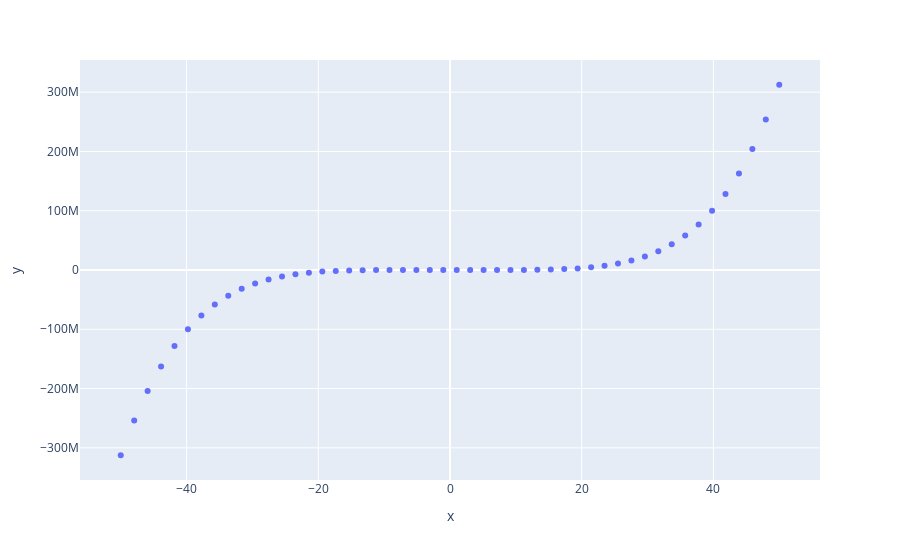
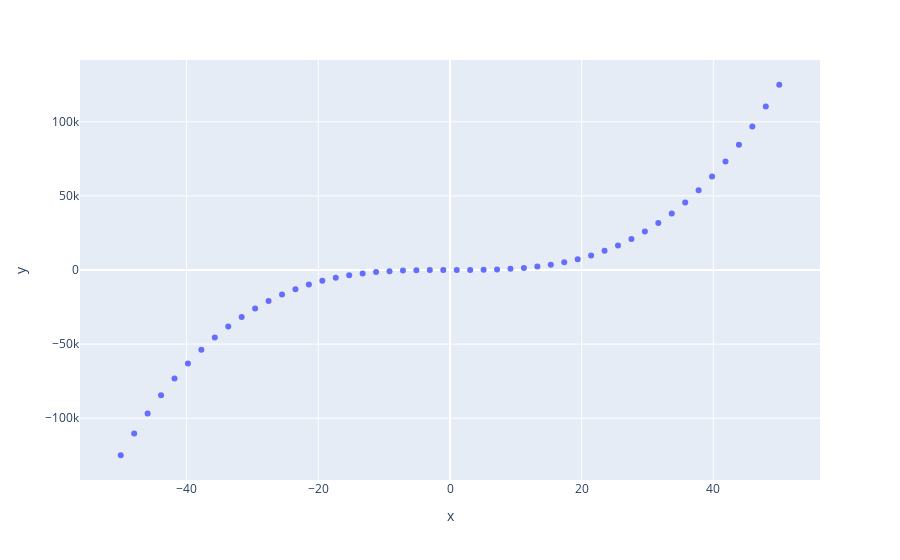
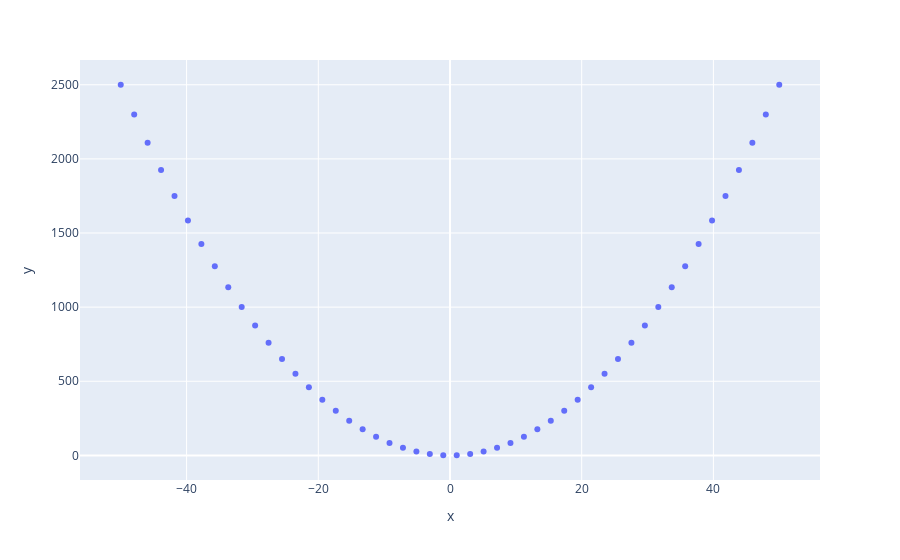

Notebook source saved alongside these figures, in order:
### Code cell
import numpy as np
import plotly.express as px

x = np.linspace(start=-50, stop=50)
y = x ** 5 + x ** 3

fig = px.scatter(x=x, y=y)
fig.show()

### Figure 1 — Plotly figure (JSON) as saved in the notebook; plotly's stock layout.template omitted (floating-point values rounded to 4 significant figures)
{"data": [{"hovertemplate": "x=%{x}<br>y=%{y}<extra></extra>", "legendgroup": "", "marker": {"color": "#636efa", "symbol": "circle"}, "mode": "markers", "name": "", "orientation": "v", "showlegend": false, "type": "scatter", "x": [-50, -47.96, -45.92, -43.88, -41.84, -39.8, -37.76, -35.71, -33.67, -31.63, -29.59, -27.55, -25.51, -23.47, -21.43, -19.39, -17.35, -15.31, -13.27, -11.22, -9.184, -7.143, -5.102, -3.061, -1.02, 1.02, 3.061, 5.102, 7.143, 9.184, 11.22, 13.27, 15.31, 17.35, 19.39, 21.43, 23.47, 25.51, 27.55, 29.59, 31.63, 33.67, 35.71, 37.76, 39.8, 41.84, 43.88, 45.92, 47.96, 50], "xaxis": "x", "y": [-312500000, -253700000.0, -204100000.0, -162600000.0, -128200000.0, -99810000.0, -76710000.0, -58100000.0, -43300000.0, -31670000.0, -22690000.0, -15870000.0, -10800000.0, -7120000.0, -4518000.0, -2739000.0, -1571000.0, -840100.0, -410800.0, -178200.0, -65330.0, -18590.0, -3457.0, -268.8, -1.106, 1.106, 268.8, 3457.0, 18590.0, 65330.0, 178200.0, 410800.0, 840100.0, 1571000.0, 2739000.0, 4518000.0, 7120000.0, 10800000.0, 15870000.0, 22690000.0, 31670000.0, 43300000.0, 58100000.0, 76710000.0, 99810000.0, 128200000.0, 162600000.0, 204100000.0, 253700000.0, 312500000], "yaxis": "y"}], "layout": {"autosize": true, "legend": {"tracegroupgap": 0}, "margin": {"t": 60}, "xaxis": {"anchor": "y", "autorange": true, "domain": [0, 1], "range": [-56.06, 56.06], "title": {"text": "x"}, "type": "linear"}, "yaxis": {"anchor": "x", "autorange": true, "domain": [0, 1], "range": [-360900000.0, 360900000.0], "title": {"text": "y"}, "type": "linear"}}}

### Figure 2 — Plotly figure (JSON) as saved in the notebook; plotly's stock layout.template omitted (floating-point values rounded to 4 significant figures)
{"data": [{"hovertemplate": "x=%{x}<br>y=%{y}<extra></extra>", "legendgroup": "", "marker": {"color": "#636efa", "symbol": "circle"}, "mode": "markers", "name": "", "orientation": "v", "showlegend": false, "type": "scatter", "x": [-50, -47.96, -45.92, -43.88, -41.84, -39.8, -37.76, -35.71, -33.67, -31.63, -29.59, -27.55, -25.51, -23.47, -21.43, -19.39, -17.35, -15.31, -13.27, -11.22, -9.184, -7.143, -5.102, -3.061, -1.02, 1.02, 3.061, 5.102, 7.143, 9.184, 11.22, 13.27, 15.31, 17.35, 19.39, 21.43, 23.47, 25.51, 27.55, 29.59, 31.63, 33.67, 35.71, 37.76, 39.8, 41.84, 43.88, 45.92, 47.96, 50], "xaxis": "x", "y": [-125000, -110300.0, -96820.0, -84470.0, -73230.0, -63030.0, -53820.0, -45550.0, -38180.0, -31650.0, -25910.0, -20910.0, -16600.0, -12930.0, -9840.0, -7288.0, -5220.0, -3586.0, -2334.0, -1414.0, -774.5, -364.4, -132.8, -28.69, -1.062, 1.062, 28.69, 132.8, 364.4, 774.5, 1414.0, 2334.0, 3586.0, 5220.0, 7288.0, 9840.0, 12930.0, 16600.0, 20910.0, 25910.0, 31650.0, 38180.0, 45550.0, 53820.0, 63030.0, 73230.0, 84470.0, 96820.0, 110300.0, 125000], "yaxis": "y"}], "layout": {"autosize": true, "legend": {"tracegroupgap": 0}, "margin": {"t": 60}, "xaxis": {"anchor": "y", "autorange": true, "domain": [0, 1], "range": [-56.06, 56.06], "title": {"text": "x"}, "type": "linear"}, "yaxis": {"anchor": "x", "autorange": true, "domain": [0, 1], "range": [-144400.0, 144400.0], "title": {"text": "y"}, "type": "linear"}}}

### Figure 3 — Plotly figure (JSON) as saved in the notebook; plotly's stock layout.template omitted (floating-point values rounded to 4 significant figures)
{"data": [{"hovertemplate": "x=%{x}<br>y=%{y}<extra></extra>", "legendgroup": "", "marker": {"color": "#636efa", "symbol": "circle"}, "mode": "markers", "name": "", "orientation": "v", "showlegend": false, "type": "scatter", "x": [-50, -47.96, -45.92, -43.88, -41.84, -39.8, -37.76, -35.71, -33.67, -31.63, -29.59, -27.55, -25.51, -23.47, -21.43, -19.39, -17.35, -15.31, -13.27, -11.22, -9.184, -7.143, -5.102, -3.061, -1.02, 1.02, 3.061, 5.102, 7.143, 9.184, 11.22, 13.27, 15.31, 17.35, 19.39, 21.43, 23.47, 25.51, 27.55, 29.59, 31.63, 33.67, 35.71, 37.76, 39.8, 41.84, 43.88, 45.92, 47.96, 50], "xaxis": "x", "y": [2500, 2300.0, 2108.0, 1925.0, 1750.0, 1584.0, 1425.0, 1276.0, 1134.0, 1001.0, 875.7, 759.1, 650.8, 550.8, 459.2, 375.9, 300.9, 234.3, 176.0, 126.0, 84.34, 51.02, 26.03, 9.371, 1.041, 1.041, 9.371, 26.03, 51.02, 84.34, 126.0, 176.0, 234.3, 300.9, 375.9, 459.2, 550.8, 650.8, 759.1, 875.7, 1001.0, 1134.0, 1276.0, 1425.0, 1584.0, 1750.0, 1925.0, 2108.0, 2300.0, 2500], "yaxis": "y"}], "layout": {"autosize": true, "legend": {"tracegroupgap": 0}, "margin": {"t": 60}, "xaxis": {"anchor": "y", "autorange": true, "domain": [0, 1], "range": [-56.06, 56.06], "title": {"text": "x"}, "type": "linear"}, "yaxis": {"anchor": "x", "autorange": true, "domain": [0, 1], "range": [-192.4, 2693.0], "title": {"text": "y"}, "type": "linear"}}}
